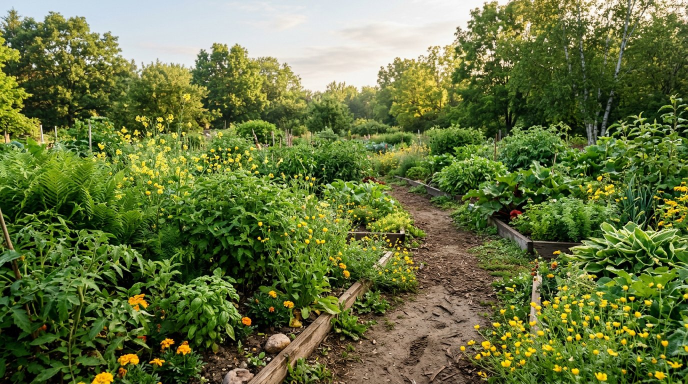
#> input picture assets/samples/garden-clean-photo.jpg, 1376 x 768 px, found by its file name (shown at 1/2 size)
$ python generate_practice_documents.py
#> lines starting #> are read from the running program, lines starting #| are printed output that depends on the picture
#!/usr/bin/env python3
"""Generate fictional example documents. Requires Pillow, NumPy and DejaVu Sans.

The separately provided practice-photo.jpg and garden-clean-photo.jpg are
synthetic images and are not recreated by this deterministic script. The
noisy garden exercise is derived from the latter. Run from the repository root.
"""
from pathlib import Path
import json
import numpy as np
from PIL import Image, ImageDraw, ImageFont

OUT = Path('assets/samples')
OUT.mkdir(parents=True, exist_ok=True)
REGULAR = '/usr/share/fonts/truetype/dejavu/DejaVuSans.ttf'
BOLD = '/usr/share/fonts/truetype/dejavu/DejaVuSans-Bold.ttf'
W, H = 1000, 1414  # A4 aspect ratio, not a promise of print resolution.
INK = '#292824'
MUTED = '#67655f'
ACCENT = '#b96045'

def font(size, bold=False):
    return ImageFont.truetype(BOLD if bold else REGULAR, size)

def document(title, subtitle):
#> called with title = 'Formal letter'
    im = Image.new('RGB', (W, H), '#fffefa')
    d = ImageDraw.Draw(im)
    d.rectangle((74, 69, 926, 73), fill=ACCENT)
    d.text((76, 96), 'DESKSUITE  /  EXAMPLE', font=font(20, True), fill=ACCENT)
    d.text((76, 155), title, font=font(43, True), fill=INK)
    d.text((76, 220), subtitle, font=font(20), fill=MUTED)
    d.line((76, 265, 924, 265), fill='#dbd6ce', width=2)
    d.text((76, 1330), 'FICTIONAL PRACTICE MATERIAL  •  NOT AN OFFICIAL DOCUMENT', font=font(16, True), fill=MUTED)
    return im, d

def lines(d, x, y, items, gap=46, size=24):
    for line in items:
        d.text((x, y), line, font=font(size), fill=INK)
        y += gap
    return y

letter, d = document('Formal letter', 'A4 practice page  /  All names and details are fictional')
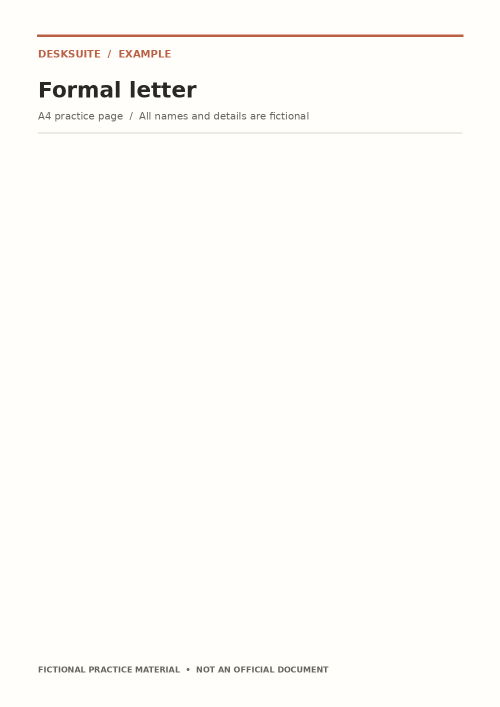
#> letter: PIL image 1000x1414 RGB (shown at 1/2 size); mean R, G, B 253.5, 252.1, 248
lines(d, 76, 305, [
    'Asha Example', 'Practice Lane', 'Dar es Salaam, Tanzania', '',
    '14 October 2026', '', 'The Workshop Coordinator', 'Community Learning Centre', '',
    'Dear Coordinator,', '',
    'RE: REQUEST FOR A PRACTICE WORKSHOP', '',
    'I am writing to request information about your upcoming',
    'document preparation workshop. I would be grateful for',
    'details about the schedule and available materials.', '',
    'Thank you for your consideration.', '', 'Yours faithfully,', '', 'Asha Example',
], gap=42, size=23)
#> the loop in lines, `for line in items:` made 22 passes
#> (line, y) on passes 1 to 12: ('Asha Example', 347), ('Practice Lane', 389), ('Dar es Salaam, Tanzania', 431), ('', 473), ('14 October 2026', 515), ('', 557), ('The Workshop Coordinator', 599), ('Community Learning Centre', 641), ('', 683), ('Dear Coordinator,', 725), ('', 767), ('RE: REQUEST FOR A PRACTICE WORKSHOP', 809)
#> y on passes 14 to 16: 893, 935, 977
#> after the loop in lines, `for line in items:`: y = 1229
letter.save(OUT / 'letter.png', optimize=True)

invoice, d = document('Example invoice', 'Fictional stationery purchase  /  Tanzanian shillings')
lines(d, 76, 310, ['Seller: Example Paper Studio', 'Customer: Fictional Workshop', 'Reference: EX-001  |  Date: 14 October 2026'], gap=42, size=23)
d.rectangle((76, 470, 924, 515), fill='#f1ede7')
d.text((90, 480), 'DESCRIPTION', font=font(20, True), fill=INK)
d.text((610, 480), 'QTY', font=font(20, True), fill=INK)
d.text((740, 480), 'AMOUNT', font=font(20, True), fill=INK)
for y, desc, qty, amount in [(545, 'A4 paper pack', '2', '24,000'), (600, 'Document folders', '4', '12,000'), (655, 'Printing service', '1', '8,000')]:
    d.text((90, y), desc, font=font(22), fill=INK)
    d.text((615, y), qty, font=font(22), fill=INK)
    d.text((740, y), amount, font=font(22), fill=INK)
    d.line((76, y+39, 924, y+39), fill='#ebe6de', width=2)
d.text((610, 745), 'TOTAL TZS', font=font(22, True), fill=INK)
d.text((760, 745), '44,000', font=font(22, True), fill=INK)
invoice.save(OUT / 'invoice.png', optimize=True)
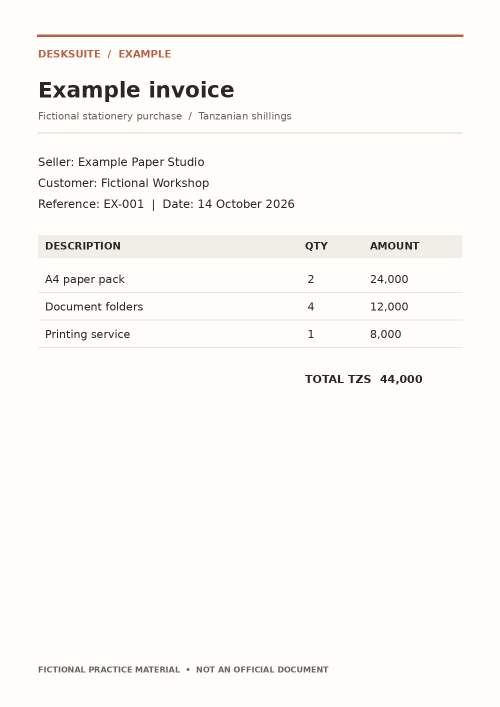
#> saved as invoice.png: PIL image 1000x1414 RGB (shown at 1/2 size); mean R, G, B 250.9, 249.5, 245.3

form, d = document('Practice application', 'Example only  /  Not an official government or institutional form')
y = 320
for label in ['Full name', 'Contact email', 'Postal address', 'Purpose of application', 'Date', 'Signature']:
    d.text((76, y), label.upper(), font=font(18, True), fill=MUTED)
    d.rounded_rectangle((76, y+32, 924, y+100), radius=8, outline='#a8a29a', width=2)
    y += 138
#> after the loop, y = 1148
form.save(OUT / 'application-form.png', optimize=True)
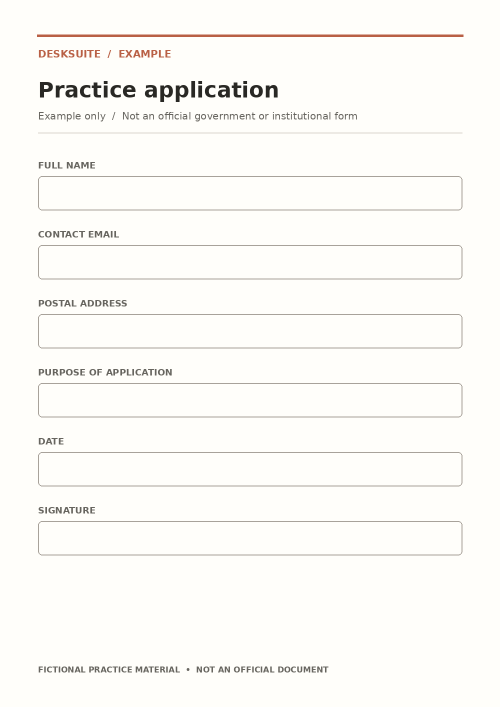
#> saved as application-form.png: PIL image 1000x1414 RGB (shown at 1/2 size); mean R, G, B 251.2, 249.7, 245.5

for page in (1, 2):
    report, d = document(f'Community project report  /  {page}', 'Two-page fictional example  /  A4 portrait')
    if page == 1:
        body = ['EXECUTIVE SUMMARY', '', 'This sample report describes a fictional community', 'learning session about organizing and sharing documents.', '',
                'OBJECTIVE', '', 'Participants practise creating clear documents and', 'keeping original files safe during editing and export.', '',
                'ACTIVITIES', '', '1. Review a sample letter.', '2. Prepare a clean document image.', '3. Export a copy and check the result.']
    else:
        body = ['RESULTS', '', 'The fictional workshop demonstrates a repeatable', 'workflow for local-first document preparation.', '',
                'RECOMMENDATIONS', '', '1. Keep a separate copy of important source material.', '2. Review each output before sharing it.', '3. Use suitable page sizes and readable text.', '',
                'Prepared for training purposes only.', '', 'End of example report.']
    lines(d, 76, 315, body, gap=48, size=23)
    report.save(OUT / f'report-{page}.png', optimize=True)

# A deliberately imperfect, fictional field-notes page exercises local cleanup,
# not just tidy stationery templates. Shading affects the paper and the ink.
cleanup, d = document('Field notes', 'Cleanup practice  /  Artificially shaded page')
lines(d, 76, 310, [
    'COMMUNITY GARDEN  /  OBSERVATION', '',
    'A small garden plot was observed on three mornings.',
    'This fictional page is used to practise reducing',
    'uneven lighting and comparing the result with the source.', '',
    'FINDINGS', '',
    'The soil stayed damp after watering. New leaves',
    'appeared on the plants near the shaded fence.', '',
    'Compare the colored chart as well as the text:',
    'black-and-white cleanup intentionally removes color.',
], gap=43, size=23)
d.text((76, 930), 'EXAMPLE WATER LEVELS', font=font(19, True), fill=MUTED)
for index, (label, level, color) in enumerate([
    ('DAY 1', 230, '#458774'), ('DAY 2', 340, '#cf9459'), ('DAY 3', 280, '#5f7fa5'),
]):
    y = 980 + index * 64
    d.text((76, y), label, font=font(19, True), fill=INK)
    d.rounded_rectangle((190, y, 190 + level, y + 25), radius=5, fill=color)

# Deterministic soft illumination gradient plus a broad shadow; this is an
# intentionally degraded synthetic scan, not a real photograph or assessment.
y, x = np.mgrid[0:H, 0:W].astype(np.float32)
x /= W - 1
y /= H - 1
shadow = .23 * np.exp(-(((x - .50) / .23) ** 2 + ((y - .43) / .34) ** 2))
light = np.clip(.49 + .42 * x + .06 * y - shadow, .32, 1.0)
shaded = np.clip(np.asarray(cleanup, dtype=np.float32) * light[:, :, None], 0, 255).astype(np.uint8)
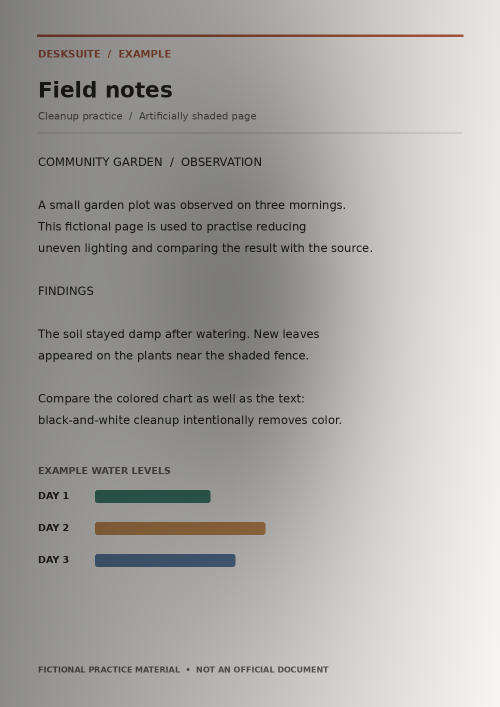
#> shaded: shape (1414, 1000, 3) (shown at 1/2 size); mean R, G, B 167.9, 167, 164.1
Image.fromarray(shaded, 'RGB').save(OUT / 'shadowed-field-notes.png', optimize=True)

# Add visible, reproducible isolated black/white pixel noise to a synthetic
# garden photo. Save losslessly so the speckles remain a real filter exercise.
garden = np.asarray(Image.open(OUT / 'garden-clean-photo.jpg').convert('RGB')).copy()
#> garden is the input picture: shape (768, 1376, 3); mean R, G, B 101.9, 114.8, 62.8
rng = np.random.default_rng(20261027)
noise = rng.random(garden.shape[:2])
garden[noise < .04] = (0, 0, 0)
garden[(noise >= .04) & (noise < .08)] = (255, 255, 255)
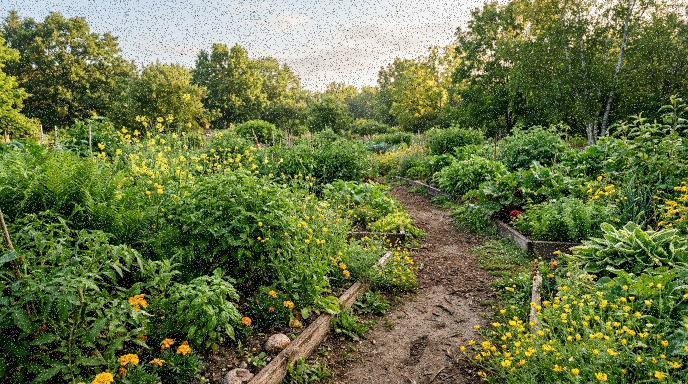
#> garden: shape (768, 1376, 3) (shown at 1/2 size); mean R, G, B 103.9, 115.8, 68
Image.fromarray(garden, 'RGB').save(OUT / 'noisy-garden.png', optimize=True)

# Place the letter on a neutral background using a true projective warp.
# Destination corners are documented in the tutorial and used as a test fixture.
dst = [(142, 140), (760, 84), (824, 949), (95, 910)]
src = [(0, 0), (W - 1, 0), (W - 1, H - 1), (0, H - 1)]
a, b = [], []
for (x, y), (u, v) in zip(dst, src):
    a += [[x, y, 1, 0, 0, 0, -u*x, -u*y], [0, 0, 0, x, y, 1, -v*x, -v*y]]
    b += [u, v]
coeff = np.linalg.solve(np.array(a, dtype=float), np.array(b, dtype=float)).tolist()
back = Image.new('RGB', (920, 1040), '#d7d0c5')
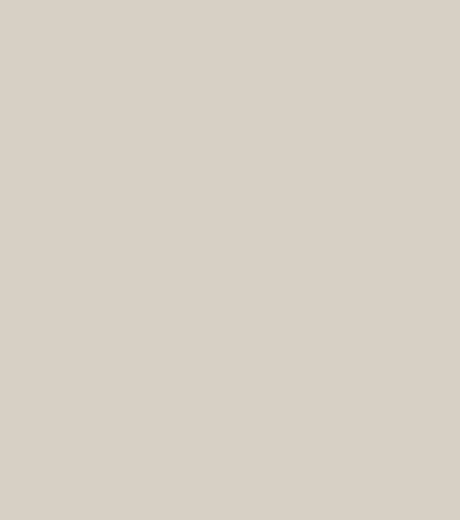
#> back: PIL image 920x1040 RGB (shown at 1/2 size); mean R, G, B 215, 208, 197
warped = letter.transform(back.size, Image.Transform.PERSPECTIVE, coeff, resample=Image.Resampling.BICUBIC, fillcolor='#d7d0c5')
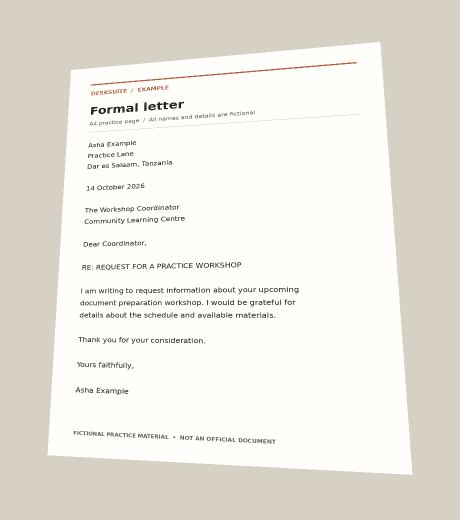
#> warped: PIL image 920x1040 RGB (shown at 1/2 size); mean R, G, B 235.3, 231.6, 224.6
warped.save(OUT / 'perspective-letter.png', optimize=True)

# This is an editable DeskSuite graphic design, not a DOCX or word-processor file.
def layer(id, text, y, size, bold=False):
    return {'id': id, 'kind': 'text', 'x': 22, 'y': y, 'width': 166, 'height': 24,
            'rotation': 0, 'color': 4280751908, 'opacity': 1, 'text': text,
            'fontSizePt': size, 'bold': bold, 'textAlignment': 'left'}
editable = {'format': 'desksuite.design', 'version': 1, 'id': 'sample_editable_letter',
            'name': 'Example editable letter', 'widthMm': 210, 'heightMm': 297,
            'updatedAt': '2026-10-14T00:00:00.000Z', 'backgroundColor': 4294967295,
            'elements': [layer('heading', 'EXAMPLE LETTER', 22, 24, True),
                         layer('recipient', 'To: Workshop Coordinator', 57, 12),
                         layer('body', 'This is fictional practice text. Edit this design and export a copy.', 90, 12),
                         layer('closing', 'Yours faithfully,\nAsha Example', 165, 12)]}
(OUT / 'editable-example.dsdesign').write_text(json.dumps(editable, ensure_ascii=False, indent=2) + '\n', encoding='utf-8')
print('Generated fictional sample documents in', OUT)

$ run again, with assets/samples/practice-photo.jpg copied over assets/samples/garden-clean-photo.jpg
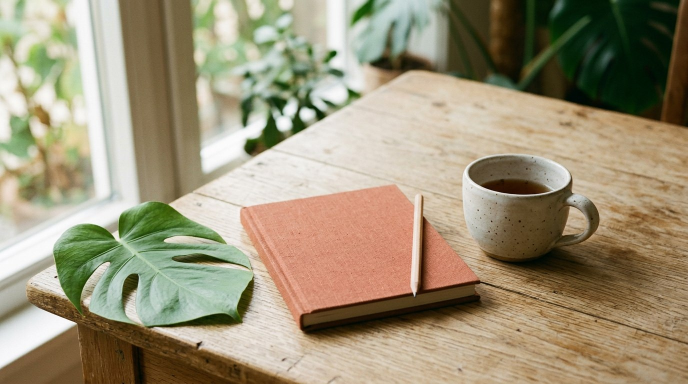
#> input picture assets/samples/practice-photo.jpg, 1376 x 768 px, found by its file name (shown at 1/2 size)
#> the loop in lines, `for line in items:` made 22 passes
#> (line, y) on passes 1 to 8: ('Asha Example', 347), ('Practice Lane', 389), ('Dar es Salaam, Tanzania', 431), ('', 473), ('14 October 2026', 515), ('', 557), ('The Workshop Coordinator', 599), ('Community Learning Centre', 641)
#> after the loop in lines, `for line in items:`: y = 1229
#> after the loop `for label in ['Full name', 'Contact email', 'Postal address', 'Purpose..`: y = 1148
#> garden is the input picture: shape (768, 1376, 3); mean R, G, B 157.4, 146.6, 120.2
#> `garden[(noise >= .04) & (noise < .08)] = (255, 255, 255)`:
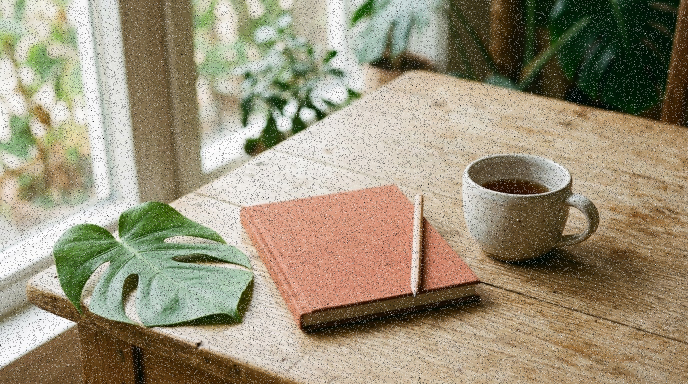
#> garden: shape (768, 1376, 3) (shown at 1/2 size); mean R, G, B 155, 145, 120.7

$ run again, with assets/samples/studio-still-life.jpg copied over assets/samples/garden-clean-photo.jpg
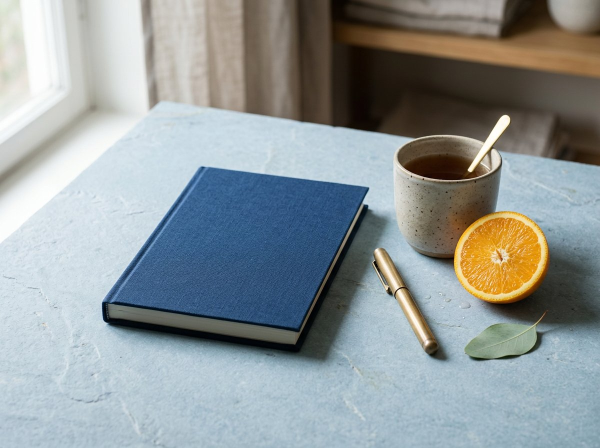
#> input picture assets/samples/studio-still-life.jpg, 1200 x 896 px, found by its file name (shown at 1/2 size)
#> the loop in lines, `for line in items:` made 22 passes
#> (line, y) on passes 1 to 8: ('Asha Example', 347), ('Practice Lane', 389), ('Dar es Salaam, Tanzania', 431), ('', 473), ('14 October 2026', 515), ('', 557), ('The Workshop Coordinator', 599), ('Community Learning Centre', 641)
#> after the loop in lines, `for line in items:`: y = 1229
#> after the loop `for label in ['Full name', 'Contact email', 'Postal address', 'Purpose..`: y = 1148
#> garden is the input picture: shape (896, 1200, 3); mean R, G, B 144.4, 151.9, 153.2
#> `garden[(noise >= .04) & (noise < .08)] = (255, 255, 255)`:
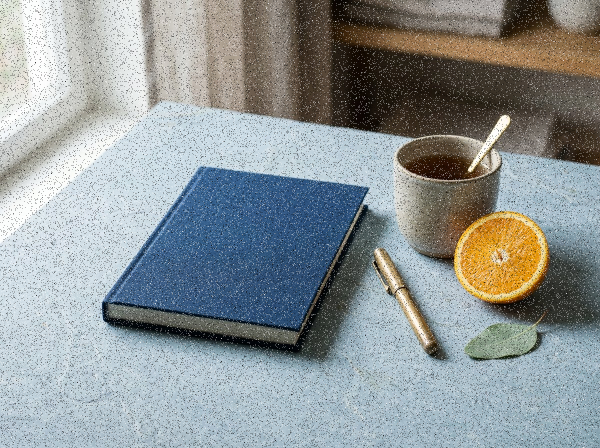
#> garden: shape (896, 1200, 3) (shown at 1/2 size); mean R, G, B 143, 150, 151.2
